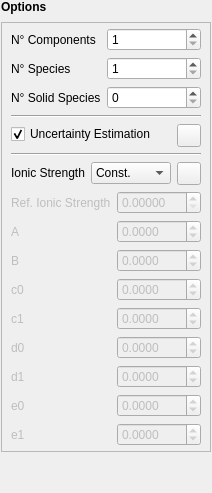
         <widget class="QWidget" name="widget_7" native="true">
          <property name="enabled">
           <bool>true</bool>
          </property>
          <property name="sizePolicy">
           <sizepolicy hsizetype="Minimum" vsizetype="Minimum">
            <horstretch>0</horstretch>
            <verstretch>0</verstretch>
           </sizepolicy>
          </property>
          <layout class="QVBoxLayout" name="verticalLayout_6">
           <property name="spacing">
            <number>8</number>
           </property>
           <property name="leftMargin">
            <number>1</number>
           </property>
           <property name="topMargin">
            <number>0</number>
           </property>
           <property name="rightMargin">
            <number>1</number>
           </property>
           <property name="bottomMargin">
            <number>1</number>
           </property>
           <item>
            <widget class="QLabel" name="sys_opt_label">
             <property name="sizePolicy">
              <sizepolicy hsizetype="Preferred" vsizetype="Maximum">
               <horstretch>0</horstretch>
               <verstretch>0</verstretch>
              </sizepolicy>
             </property>
             <property name="text">
              <string>&lt;html&gt;&lt;head/&gt;&lt;body&gt;&lt;p&gt;&lt;span style=&quot; font-weight:600;&quot;&gt;Options&lt;/span&gt;&lt;/p&gt;&lt;/body&gt;&lt;/html&gt;</string>
             </property>
            </widget>
           </item>
           <item>
            <widget class="QFrame" name="frame_5">
             <property name="sizePolicy">
              <sizepolicy hsizetype="Minimum" vsizetype="Maximum">
               <horstretch>0</horstretch>
               <verstretch>0</verstretch>
              </sizepolicy>
             </property>
             <property name="frameShape">
              <enum>QFrame::StyledPanel</enum>
             </property>
             <property name="frameShadow">
              <enum>QFrame::Sunken</enum>
             </property>
             <layout class="QHBoxLayout" name="horizontalLayout_6">
              <property name="spacing">
               <number>0</number>
              </property>
              <property name="leftMargin">
               <number>0</number>
              </property>
              <property name="topMargin">
               <number>0</number>
              </property>
              <property name="rightMargin">
               <number>0</number>
              </property>
              <property name="bottomMargin">
               <number>0</number>
              </property>
              <item>
               <widget class="QWidget" name="widget_8" native="true">
                <property name="sizePolicy">
                 <sizepolicy hsizetype="Minimum" vsizetype="Fixed">
                  <horstretch>0</horstretch>
                  <verstretch>0</verstretch>
                 </sizepolicy>
                </property>
                <layout class="QFormLayout" name="formLayout_3">
                 <property name="sizeConstraint">
                  <enum>QLayout::SetFixedSize</enum>
                 </property>
                 <property name="fieldGrowthPolicy">
                  <enum>QFormLayout::AllNonFixedFieldsGrow</enum>
                 </property>
                 <property name="topMargin">
                  <number>5</number>
                 </property>
                 <property name="bottomMargin">
                  <number>5</number>
                 </property>
                 <item row="0" column="0">
                  <widget class="QLabel" name="comp_label">
                   <property name="sizePolicy">
                    <sizepolicy hsizetype="Maximum" vsizetype="Preferred">
                     <horstretch>0</horstretch>
                     <verstretch>0</verstretch>
                    </sizepolicy>
                   </property>
                   <property name="text">
                    <string>N° Components</string>
                   </property>
                  </widget>
                 </item>
                 <item row="0" column="1">
                  <widget class="QSpinBox" name="numComp">
                   <property name="sizePolicy">
                    <sizepolicy hsizetype="Preferred" vsizetype="Fixed">
                     <horstretch>0</horstretch>
                     <verstretch>0</verstretch>
                    </sizepolicy>
                   </property>
                   <property name="statusTip">
                    <string>Number of components present.</string>
                   </property>
                   <property name="minimum">
                    <number>1</number>
                   </property>
                   <property name="maximum">
                    <number>999</number>
                   </property>
                  </widget>
                 </item>
                 <item row="1" column="0">
                  <widget class="QLabel" name="species_label">
                   <property name="sizePolicy">
                    <sizepolicy hsizetype="Maximum" vsizetype="Preferred">
                     <horstretch>0</horstretch>
                     <verstretch>0</verstretch>
                    </sizepolicy>
                   </property>
                   <property name="text">
                    <string>N° Species</string>
                   </property>
                  </widget>
                 </item>
                 <item row="1" column="1">
                  <widget class="QSpinBox" name="numSpecies">
                   <property name="sizePolicy">
                    <sizepolicy hsizetype="Preferred" vsizetype="Fixed">
                     <horstretch>0</horstretch>
                     <verstretch>0</verstretch>
                    </sizepolicy>
                   </property>
                   <property name="statusTip">
                    <string>Number of species to be considered.</string>
                   </property>
                   <property name="minimum">
                    <number>1</number>
                   </property>
                   <property name="maximum">
                    <number>999</number>
                   </property>
                  </widget>
                 </item>
                 <item row="2" column="0">
                  <widget class="QLabel" name="phases_label">
                   <property name="sizePolicy">
                    <sizepolicy hsizetype="Maximum" vsizetype="Preferred">
                     <horstretch>0</horstretch>
                     <verstretch>0</verstretch>
                    </sizepolicy>
                   </property>
                   <property name="text">
                    <string>N° Solid Species</string>
                   </property>
                  </widget>
                 </item>
                 <item row="2" column="1">
                  <widget class="QSpinBox" name="numPhases">
                   <property name="sizePolicy">
                    <sizepolicy hsizetype="Preferred" vsizetype="Fixed">
                     <horstretch>0</horstretch>
                     <verstretch>0</verstretch>
                    </sizepolicy>
                   </property>
                   <property name="statusTip">
                    <string>Number of solid phases to be considered.</string>
                   </property>
                   <property name="minimum">
                    <number>0</number>
                   </property>
                   <property name="maximum">
                    <number>999</number>
                   </property>
                   <property name="value">
                    <number>0</number>
                   </property>
                  </widget>
                 </item>
                 <item row="3" column="0" colspan="2">
                  <widget class="Line" name="line_7">
                   <property name="orientation">
                    <enum>Qt::Horizontal</enum>
                   </property>
                  </widget>
                 </item>
                 <item row="8" column="0" colspan="2">
                  <widget class="Line" name="line">
                   <property name="orientation">
                    <enum>Qt::Horizontal</enum>
                   </property>
                  </widget>
                 </item>
                 <item row="10" column="0" colspan="2">
                  <layout class="QGridLayout" name="gridLayout" rowstretch="1,0" columnstretch="0,0,0">
                   <item row="0" column="2">
                    <widget class="QToolButton" name="ionic_strength_info">
                     <property name="sizePolicy">
                      <sizepolicy hsizetype="Maximum" vsizetype="Maximum">
                       <horstretch>0</horstretch>
                       <verstretch>0</verstretch>
                      </sizepolicy>
                     </property>
                     <property name="text">
                      <string/>
                     </property>
                     <property name="icon">
                      <iconset resource="../../../resources/base/resources.qrc">
                       <normaloff>:/icons/information-frame.png</normaloff>:/icons/information-frame.png</iconset>
                     </property>
                    </widget>
                   </item>
                   <item row="0" column="0" colspan="2">
                    <layout class="QFormLayout" name="formLayout_6">
                     <item row="0" column="0">
                      <widget class="QLabel" name="imode_label">
                       <property name="text">
                        <string>Ionic Strength</string>
                       </property>
                      </widget>
                     </item>
                     <item row="0" column="1">
                      <widget class="CustomComboBox" name="imode">
                       <property name="sizePolicy">
                        <sizepolicy hsizetype="Minimum" vsizetype="Fixed">
                         <horstretch>0</horstretch>
                         <verstretch>0</verstretch>
                        </sizepolicy>
                       </property>
                       <property name="statusTip">
                        <string>Constant/variable ionic strength.</string>
                       </property>
                       <item>
                        <property name="text">
                         <string>Const.</string>
                        </property>
                       </item>
                       <item>
                        <property name="text">
                         <string>Var.</string>
                        </property>
                       </item>
                      </widget>
                     </item>
                    </layout>
                   </item>
                   <item row="1" column="0" colspan="3">
                    <layout class="QFormLayout" name="formLayout_7">
                     <item row="0" column="0">
                      <widget class="QLabel" name="refIonicStr_label">
                       <property name="enabled">
                        <bool>false</bool>
                       </property>
                       <property name="text">
                        <string>Ref. Ionic Strength</string>
                       </property>
                      </widget>
                     </item>
                     <item row="0" column="1">
                      <widget class="CustomSpinBox" name="refIonicStr">
                       <property name="enabled">
                        <bool>false</bool>
                       </property>
                       <property name="statusTip">
                        <string>Reference Ionic Strength to be used (if no other ionic strengths are being explicited).</string>
                       </property>
                       <property name="decimals">
                        <number>5</number>
                       </property>
                       <property name="maximum">
                        <double>999.000000000000000</double>
                       </property>
                       <property name="singleStep">
                        <double>0.050000000000000</double>
                       </property>
                      </widget>
                     </item>
                     <item row="1" column="0">
                      <widget class="QLabel" name="A_label">
                       <property name="enabled">
                        <bool>false</bool>
                       </property>
                       <property name="text">
                        <string>A</string>
                       </property>
                      </widget>
                     </item>
                     <item row="1" column="1">
                      <widget class="CustomSpinBox" name="A">
                       <property name="enabled">
                        <bool>false</bool>
                       </property>
                       <property name="statusTip">
                        <string>&quot;A&quot; term of the Debye-Hückel equation.</string>
                       </property>
                       <property name="decimals">
                        <number>4</number>
                       </property>
                       <property name="minimum">
                        <double>-999.000000000000000</double>
                       </property>
                       <property name="maximum">
                        <double>999.000000000000000</double>
                       </property>
                       <property name="singleStep">
                        <double>0.050000000000000</double>
                       </property>
                      </widget>
                     </item>
                     <item row="2" column="0">
                      <widget class="QLabel" name="B_label">
                       <property name="enabled">
                        <bool>false</bool>
                       </property>
                       <property name="text">
                        <string>B</string>
                       </property>
                      </widget>
                     </item>
                     <item row="2" column="1">
                      <widget class="CustomSpinBox" name="B">
                       <property name="enabled">
                        <bool>false</bool>
                       </property>
                       <property name="statusTip">
                        <string>&quot;B&quot; term of the Debye-Hückel equation.</string>
                       </property>
                       <property name="decimals">
                        <number>4</number>
                       </property>
                       <property name="minimum">
                        <double>-999.000000000000000</double>
                       </property>
                       <property name="maximum">
                        <double>999.000000000000000</double>
                       </property>
                       <property name="singleStep">
                        <double>0.050000000000000</double>
                       </property>
                      </widget>
                     </item>
                     <item row="3" column="0">
                      <widget class="QLabel" name="c0_label">
                       <property name="enabled">
                        <bool>false</bool>
                       </property>
                       <property name="text">
                        <string>c0</string>
                       </property>
                      </widget>
                     </item>
                     <item row="3" column="1">
                      <widget class="CustomSpinBox" name="c0">
                       <property name="enabled">
                        <bool>false</bool>
                       </property>
                       <property name="statusTip">
                        <string>&quot;c0&quot; term of the Debye-Hückel equation.</string>
                       </property>
                       <property name="decimals">
                        <number>4</number>
                       </property>
                       <property name="minimum">
                        <double>-999.000000000000000</double>
                       </property>
                       <property name="maximum">
                        <double>999.000000000000000</double>
                       </property>
                       <property name="singleStep">
                        <double>0.050000000000000</double>
                       </property>
                      </widget>
                     </item>
                     <item row="4" column="0">
                      <widget class="QLabel" name="c1_label">
                       <property name="enabled">
                        <bool>false</bool>
                       </property>
                       <property name="text">
                        <string>c1</string>
                       </property>
                      </widget>
                     </item>
                     <item row="4" column="1">
                      <widget class="CustomSpinBox" name="c1">
                       <property name="enabled">
                        <bool>false</bool>
                       </property>
                       <property name="statusTip">
                        <string>&quot;c1&quot; term of the Debye-Hückel equation.</string>
                       </property>
                       <property name="decimals">
                        <number>4</number>
                       </property>
                       <property name="minimum">
                        <double>-999.000000000000000</double>
                       </property>
                       <property name="maximum">
                        <double>999.000000000000000</double>
                       </property>
                       <property name="singleStep">
                        <double>0.050000000000000</double>
                       </property>
                      </widget>
                     </item>
                     <item row="5" column="0">
                      <widget class="QLabel" name="d0_label">
                       <property name="enabled">
                        <bool>false</bool>
                       </property>
                       <property name="text">
                        <string>d0</string>
                       </property>
                      </widget>
                     </item>
                     <item row="5" column="1">
                      <widget class="CustomSpinBox" name="d0">
                       <property name="enabled">
                        <bool>false</bool>
                       </property>
                       <property name="statusTip">
                        <string>&quot;d0&quot; term of the Debye-Hückel equation.</string>
                       </property>
                       <property name="decimals">
                        <number>4</number>
                       </property>
                       <property name="minimum">
                        <double>-999.000000000000000</double>
                       </property>
                       <property name="maximum">
                        <double>999.000000000000000</double>
                       </property>
                       <property name="singleStep">
                        <double>0.050000000000000</double>
                       </property>
                      </widget>
                     </item>
                     <item row="6" column="0">
                      <widget class="QLabel" name="d1_label">
                       <property name="enabled">
                        <bool>false</bool>
                       </property>
                       <property name="text">
                        <string>d1</string>
                       </property>
                      </widget>
                     </item>
                     <item row="6" column="1">
                      <widget class="CustomSpinBox" name="d1">
                       <property name="enabled">
                        <bool>false</bool>
                       </property>
                       <property name="statusTip">
                        <string>&quot;d1&quot; term of the Debye-Hückel equation.</string>
                       </property>
                       <property name="decimals">
                        <number>4</number>
                       </property>
                       <property name="minimum">
                        <double>-999.000000000000000</double>
                       </property>
                       <property name="maximum">
                        <double>999.000000000000000</double>
                       </property>
                       <property name="singleStep">
                        <double>0.050000000000000</double>
                       </property>
                      </widget>
                     </item>
                     <item row="7" column="0">
                      <widget class="QLabel" name="e0_label">
                       <property name="enabled">
                        <bool>false</bool>
                       </property>
                       <property name="text">
                        <string>e0</string>
                       </property>
                      </widget>
                     </item>
                     <item row="7" column="1">
                      <widget class="CustomSpinBox" name="e0">
                       <property name="enabled">
                        <bool>false</bool>
                       </property>
                       <property name="statusTip">
                        <string>&quot;e0&quot; term of the Debye-Hückel equation.</string>
                       </property>
                       <property name="decimals">
                        <number>4</number>
                       </property>
                       <property name="minimum">
                        <double>-999.000000000000000</double>
                       </property>
                       <property name="maximum">
                        <double>999.000000000000000</double>
                       </property>
                       <property name="singleStep">
                        <double>0.050000000000000</double>
                       </property>
                      </widget>
                     </item>
                     <item row="8" column="0">
                      <widget class="QLabel" name="e1_label">
                       <property name="enabled">
                        <bool>false</bool>
                       </property>
                       <property name="text">
                        <string>e1</string>
                       </property>
                      </widget>
                     </item>
                     <item row="8" column="1">
                      <widget class="CustomSpinBox" name="e1">
                       <property name="enabled">
                        <bool>false</bool>
                       </property>
                       <property name="statusTip">
                        <string>&quot;e1&quot; term of the Debye-Hückel equation.</string>
                       </property>
                       <property name="decimals">
                        <number>4</number>
                       </property>
                       <property name="minimum">
                        <double>-999.000000000000000</double>
                       </property>
                       <property name="maximum">
                        <double>999.000000000000000</double>
                       </property>
                       <property name="singleStep">
                        <double>0.050000000000000</double>
                       </property>
                      </widget>
                     </item>
                    </layout>
                   </item>
                  </layout>
                 </item>
                 <item row="7" column="0" colspan="2">
                  <layout class="QGridLayout" name="gridLayout_2">
                   <item row="0" column="1">
                    <widget class="QToolButton" name="uncertainty_info">
                     <property name="text">
                      <string/>
                     </property>
                     <property name="icon">
                      <iconset resource="../../../resources/base/resources.qrc">
                       <normaloff>:/icons/information-frame.png</normaloff>:/icons/information-frame.png</iconset>
                     </property>
                    </widget>
                   </item>
                   <item row="0" column="0">
                    <layout class="QFormLayout" name="formLayout_4">
                     <item row="0" column="0" colspan="2">
                      <widget class="QCheckBox" name="uncertaintyMode">
                       <property name="text">
                        <string>Uncertainty Estimation</string>
                       </property>
                       <property name="checked">
                        <bool>true</bool>
                       </property>
                      </widget>
                     </item>
                    </layout>
                   </item>
                  </layout>
                 </item>
                </layout>
               </widget>
              </item>
             </layout>
            </widget>
           </item>
           <item>
            <spacer name="verticalSpacer_2">
             <property name="orientation">
              <enum>Qt::Vertical</enum>
             </property>
             <property name="sizeHint" stdset="0">
              <size>
               <width>20</width>
               <height>40</height>
              </size>
             </property>
            </spacer>
           </item>
          </layout>
         </widget>
